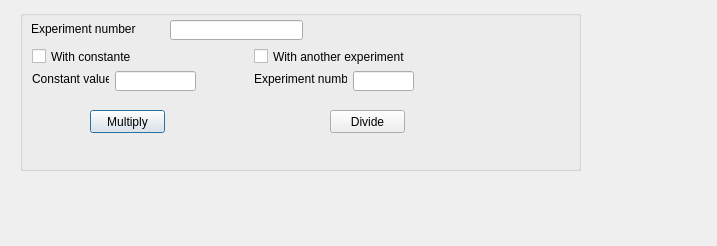
<?xml version="1.0" encoding="UTF-8"?>
<ui version="4.0">
 <class>Dialog</class>
 <widget class="QDialog" name="Dialog">
  <property name="geometry">
   <rect>
    <x>0</x>
    <y>0</y>
    <width>717</width>
    <height>246</height>
   </rect>
  </property>
  <property name="windowTitle">
   <string>Dialog</string>
  </property>
  <widget class="QGroupBox" name="groupBox">
   <property name="geometry">
    <rect>
     <x>20</x>
     <y>10</y>
     <width>561</width>
     <height>161</height>
    </rect>
   </property>
   <property name="title">
    <string/>
   </property>
   <widget class="QLabel" name="label">
    <property name="geometry">
     <rect>
      <x>11</x>
      <y>11</y>
      <width>121</width>
      <height>16</height>
     </rect>
    </property>
    <property name="text">
     <string>Experiment number</string>
    </property>
   </widget>
   <widget class="QLineEdit" name="lineEditExperimentNumberNormalization">
    <property name="geometry">
     <rect>
      <x>150</x>
      <y>10</y>
      <width>133</width>
      <height>20</height>
     </rect>
    </property>
   </widget>
   <widget class="QLabel" name="label_2">
    <property name="geometry">
     <rect>
      <x>12</x>
      <y>61</y>
      <width>77</width>
      <height>16</height>
     </rect>
    </property>
    <property name="text">
     <string>Constant value:</string>
    </property>
   </widget>
   <widget class="QLineEdit" name="lineEditConstanteNormalization">
    <property name="enabled">
     <bool>true</bool>
    </property>
    <property name="geometry">
     <rect>
      <x>95</x>
      <y>61</y>
      <width>81</width>
      <height>20</height>
     </rect>
    </property>
    <property name="text">
     <string/>
    </property>
    <property name="dragEnabled">
     <bool>false</bool>
    </property>
    <property name="readOnly">
     <bool>true</bool>
    </property>
   </widget>
   <widget class="QLabel" name="label_3">
    <property name="geometry">
     <rect>
      <x>234</x>
      <y>61</y>
      <width>93</width>
      <height>16</height>
     </rect>
    </property>
    <property name="text">
     <string>Experiment number</string>
    </property>
   </widget>
   <widget class="QLineEdit" name="lineEditAnotherExperimentNormalization">
    <property name="enabled">
     <bool>true</bool>
    </property>
    <property name="geometry">
     <rect>
      <x>333</x>
      <y>61</y>
      <width>61</width>
      <height>20</height>
     </rect>
    </property>
    <property name="text">
     <string/>
    </property>
    <property name="readOnly">
     <bool>true</bool>
    </property>
   </widget>
   <widget class="QPushButton" name="pushButtonMultiply">
    <property name="geometry">
     <rect>
      <x>70</x>
      <y>100</y>
      <width>75</width>
      <height>23</height>
     </rect>
    </property>
    <property name="text">
     <string>Multiply</string>
    </property>
   </widget>
   <widget class="QCheckBox" name="checkBoxConstante">
    <property name="enabled">
     <bool>true</bool>
    </property>
    <property name="geometry">
     <rect>
      <x>12</x>
      <y>38</y>
      <width>121</width>
      <height>17</height>
     </rect>
    </property>
    <property name="text">
     <string>With constante</string>
    </property>
   </widget>
   <widget class="QCheckBox" name="checkBoxAnotherExperiment">
    <property name="geometry">
     <rect>
      <x>234</x>
      <y>38</y>
      <width>181</width>
      <height>17</height>
     </rect>
    </property>
    <property name="text">
     <string>With another experiment</string>
    </property>
   </widget>
   <widget class="QPushButton" name="pushButtonDivision">
    <property name="geometry">
     <rect>
      <x>310</x>
      <y>100</y>
      <width>75</width>
      <height>23</height>
     </rect>
    </property>
    <property name="text">
     <string>Divide</string>
    </property>
   </widget>
  </widget>
 </widget>
 <resources/>
 <connections/>
</ui>
